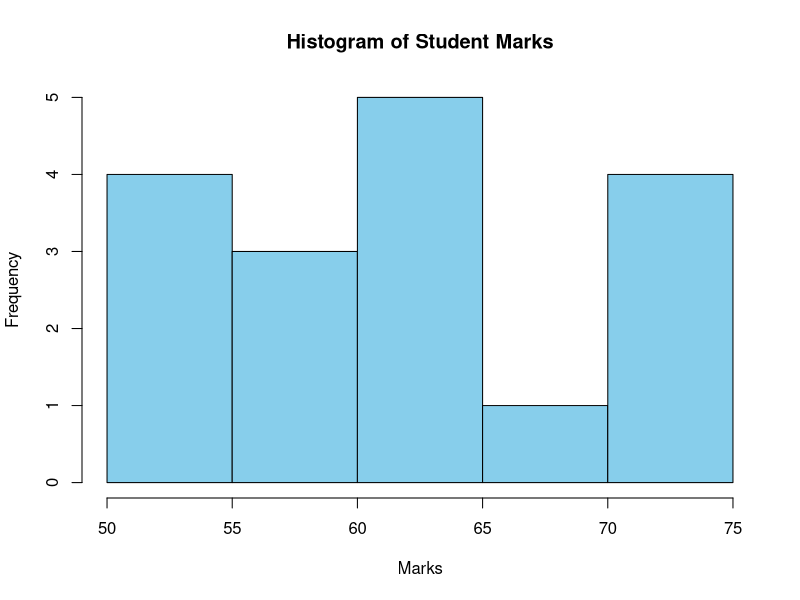

This figure's R source:
# Marks obtained by student
marks <- c(55,60,71,63,55,65,50,55,58,59,61,63,65,67,71,72,75)

# Sort the data
marks <- sort(marks)
print(marks)

# -----------------------------
# (a) Equal-Frequency Partition
# -----------------------------
bins_equal_freq <- split(marks, cut(seq_along(marks),
                                    breaks = 3,
                                    labels = FALSE))

cat("Equal-Frequency Partition:\n")
print(bins_equal_freq)

# -----------------------------
# (b) Equal-Width Partition
# -----------------------------
min_val <- min(marks)
max_val <- max(marks)
width <- (max_val - min_val) / 3

breaks <- c(min_val,
            min_val + width,
            min_val + 2*width,
            max_val)

bins_equal_width <- cut(marks,
                        breaks = breaks,
                        include.lowest = TRUE)

cat("Equal-Width Partition:\n")
print(table(bins_equal_width))

# -----------------------------
# Histogram
# -----------------------------
hist(marks,
     breaks = 5,
     col = "skyblue",
     main = "Histogram of Student Marks",
     xlab = "Marks",
     ylab = "Frequency",
     border = "black")
